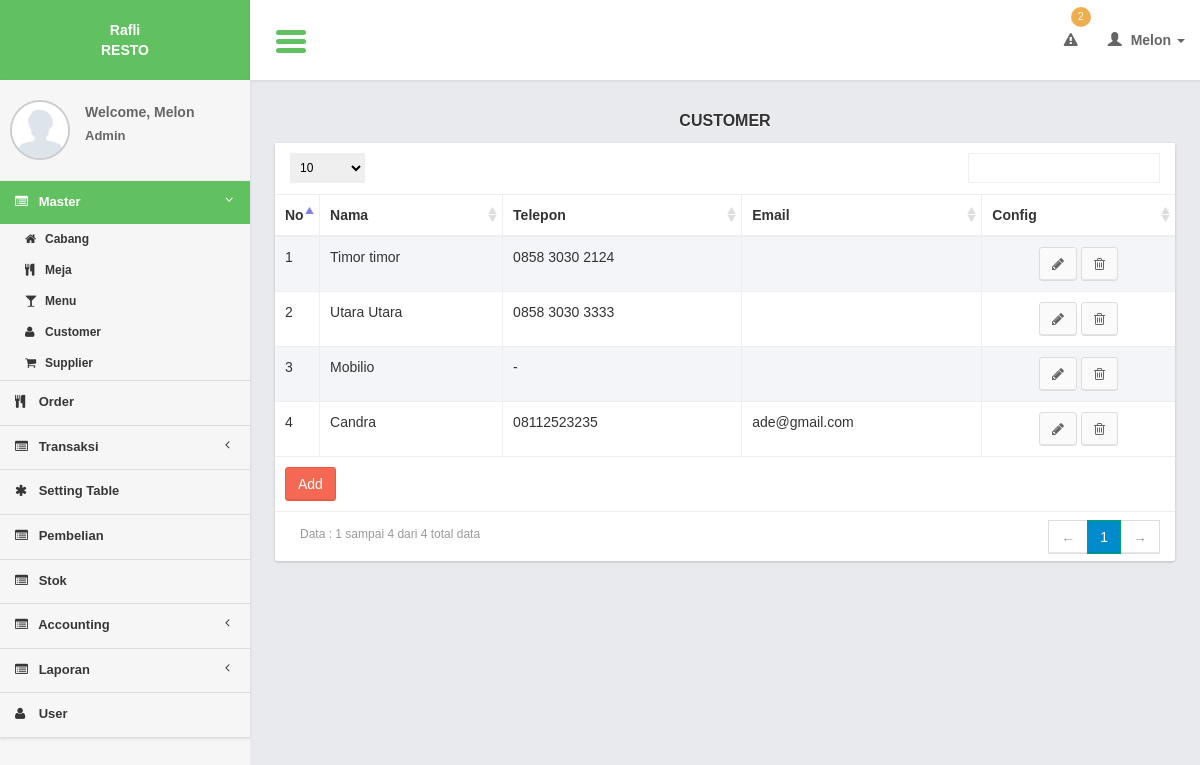
Page /controllers/member.php?page=list (signed in) on the committed database.
### tables this page shows
CREATE TABLE `members` (
  `member_id` int(11) NOT NULL,
  `member_name` varchar(100) NOT NULL,
  `member_phone` varchar(100) NOT NULL,
  `member_email` varchar(200) NOT NULL,
  `member_settlement` int(11) NOT NULL,
  `member_discount` int(11) NOT NULL,
  `member_discount_type` int(11) NOT NULL
);

### models/member_model.php (called while the page is built, shortened)
<?php
function select(){
	$query = mysql_query("select a.*
							from members a
							order by member_id");
	return $query;
}
?>

### views/member/list.php (the view, shortened to what this page needs)
     <section class="content">
         <div class="row">
             <div class="col-xs-12">
                  <div class="title_page"> <?= $title ?></div>
                 <div class="box">
                     <div class="box-body2 table-responsive">
                         <table id="example1" class="table table-bordered table-striped">
                             <thead>
                                 <tr>
                                 <th width="5%">No</th>
                                     <th>Nama </th>
                                      <th>Telepon </th>
                                      <th>Email</th>
                                        <th>Config</th>
                                 </tr>
                             </thead>
                             <tbody>
                                 <?php
                                $no = 1;
  while($row = mysql_fetch_array($query)){
                                 ?>
                                 <tr>
                                 <td><?= $no?></td>
                                    <td><?= $row['member_name']?></td>
                                    <td><?= $row['member_phone']?></td>
                                     <td><?= $row['member_email']?></td>
                                    <td style="text-align:center;">
                                         <a href="member.php?page=form&id=<?= $row['member_id']?>" class="btn btn-default" ><i class="fa fa-pencil"></i></a>
                                         <a href="javascript:void(0)" onclick="confirm_delete(<?= $row['member_id']; ?>,'member.php?page=delete&id=')" class="btn btn-default" ><i class="fa fa-trash-o"></i></a>
                                     </td>
                                 </tr>
                                 <?php
$no++;
                                 }
                                 ?>
                             </tbody>
                               <tfoot>
                                 <tr>
                                     <td colspan="8"><a href="<?= $add_button ?>" class="btn btn-danger " >Add</a></td>
                                 </tr>
                             </tfoot>
                         </table>
                     </div>
                 </div>
             </div>
         </div>
     </section>

### css/AdminLTE.css (style rules this page uses)
html { font-family: 'Source Sans Pro', sans-serif; -webkit-font-smoothing: antialiased; min-height: 100%; background: #E9EAED; }
body { font-family: 'Source Sans Pro', sans-serif; -webkit-font-smoothing: antialiased; min-height: 100%; }
a { color: #3c8dbc; }
.content { padding: 30px 10px; }
.table-striped > tbody > tr:nth-child(odd), .table-striped > tbody > tr:nth-child(odd) { background:#F3F5F9; }
.box { position: relative; margin-bottom: 20px; -webkit-border-radius: 3px; -moz-border-radius: 3px; border-radius: 3px !important; width: 100%; background:#fff; box-shadow: 0 1px 3px rgba(0, 0, 0, 0.1); }
.box .box-body2 { background:#fff; -webkit-border-top-left-radius: 0; -webkit-border-top-right-radius: 0; -webkit-border-bottom-right-radius: 3px; -webkit-border-bottom-left-radius: 3px; -moz-border-radius-topleft: 0; -moz-border-radius-topright: 0; -moz-border-radius-bottomright: 3px; -moz-border-radius-bottomleft: 3px; border-top-left-radius: 0; border-top-right-radius: 0; border-bottom-right-radius: 3px; border-bottom-left-radius: 3px; box-shadow: 0 1px 3px rgba(0, 0, 0, 0.1); }
.btn { font-weight: 500; -webkit-border-radius: 3px; -moz-border-radius: 3px; border-radius: 3px; border: 1px solid transparent; -webkit-box-shadow: inset 0px -2px 0px 0px rgba(0, 0, 0, 0.09); -moz-box-shadow: inset 0px -2px 0px 0px rgba(0, 0, 0, 0.09); box-shadow: inset 0px -1px 0px 0px rgba(0, 0, 0, 0.09); }
.btn.btn-default { background-color: #fafafa; color: #666; border-color: #ddd; border-bottom-color: #ddd; }
.btn.btn-danger { background-color: #f56954; border-color: #f4543c; }
.title_page { font-size:medium; text-align:center; font-weight:bold; margin-bottom:10px; text-shadow: 0 1px 1px #ffffff; text-transform:uppercase; }

### css/tooltip/tooltip-classic.css (style rules this page uses)
html, body { margin:0; height:100%; }

### rows in the picture
members: member_name "Timor timor", member_phone "0858 3030 2124"
members: member_name "Utara Utara", member_phone "0858 3030 3333"
members: member_name "Mobilio", member_phone "-"
members: member_name "Candra", member_phone "08112523235", member_email "ade@gmail.com"

### other values in the picture
count_stock_limit() "2"
$user_data[0] "Melon"
$user_data[1] "Admin"
$title "CUSTOMER"
